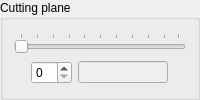
           <widget class="QGroupBox" name="cuttingPlaneGroupBox">
            <property name="sizePolicy">
             <sizepolicy hsizetype="Expanding" vsizetype="Preferred">
              <horstretch>0</horstretch>
              <verstretch>0</verstretch>
             </sizepolicy>
            </property>
            <property name="maximumSize">
             <size>
              <width>200</width>
              <height>16777215</height>
             </size>
            </property>
            <property name="title">
             <string>Cutting plane</string>
            </property>
            <layout class="QVBoxLayout" name="verticalLayout_9">
             <item>
              <widget class="QSlider" name="cuttingPlane_Slider">
               <property name="orientation">
                <enum>Qt::Horizontal</enum>
               </property>
               <property name="tickPosition">
                <enum>QSlider::TicksAbove</enum>
               </property>
               <property name="tickInterval">
                <number>0</number>
               </property>
              </widget>
             </item>
             <item>
              <layout class="QHBoxLayout" name="horizontalLayout_11">
               <item>
                <spacer name="horizontalSpacer">
                 <property name="orientation">
                  <enum>Qt::Horizontal</enum>
                 </property>
                 <property name="sizeHint" stdset="0">
                  <size>
                   <width>40</width>
                   <height>20</height>
                  </size>
                 </property>
                </spacer>
               </item>
               <item>
                <widget class="QSpinBox" name="spinBox_cuttingPlane">
                 <property name="sizePolicy">
                  <sizepolicy hsizetype="MinimumExpanding" vsizetype="Fixed">
                   <horstretch>0</horstretch>
                   <verstretch>0</verstretch>
                  </sizepolicy>
                 </property>
                 <property name="maximumSize">
                  <size>
                   <width>80</width>
                   <height>16777215</height>
                  </size>
                 </property>
                </widget>
               </item>
               <item>
                <widget class="QLineEdit" name="velocityLineEdit">
                 <property name="enabled">
                  <bool>false</bool>
                 </property>
                 <property name="sizePolicy">
                  <sizepolicy hsizetype="MinimumExpanding" vsizetype="Fixed">
                   <horstretch>0</horstretch>
                   <verstretch>0</verstretch>
                  </sizepolicy>
                 </property>
                 <property name="maximumSize">
                  <size>
                   <width>90</width>
                   <height>16777215</height>
                  </size>
                 </property>
                </widget>
               </item>
               <item>
                <spacer name="horizontalSpacer_2">
                 <property name="orientation">
                  <enum>Qt::Horizontal</enum>
                 </property>
                 <property name="sizeHint" stdset="0">
                  <size>
                   <width>40</width>
                   <height>20</height>
                  </size>
                 </property>
                </spacer>
               </item>
              </layout>
             </item>
            </layout>
           </widget>
